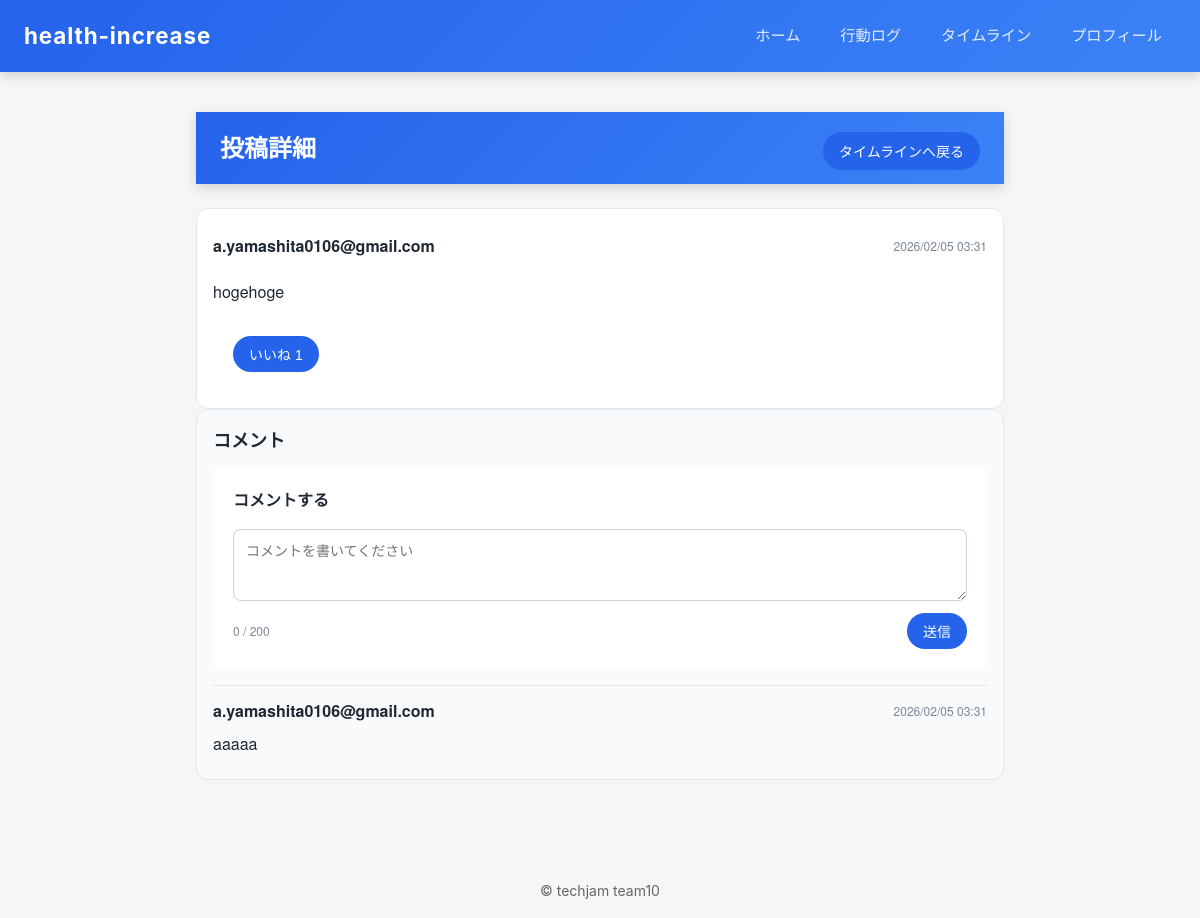
Screenshot of /timeline/1/ with the database file from the repository.
### healthapp/models.py (models this page shows, shortened)
class Post(models.Model):
    id = models.BigAutoField(primary_key=True)
    user = models.ForeignKey(
        settings.AUTH_USER_MODEL,
        on_delete=models.CASCADE,
        related_name="posts"
    )
    created_at = models.DateTimeField(auto_now_add=True)
    content = models.TextField()
    favorite = models.IntegerField(
        default=0,
        validators=[MinValueValidator(0)]
    )
    class Meta:
        ordering = ["-created_at"]

class Comment(models.Model):
    id = models.BigAutoField(primary_key=True)
    post = models.ForeignKey(
        Post,
        on_delete=models.CASCADE,
        related_name="comments"
    )
    user = models.ForeignKey(
        User,
        on_delete=models.CASCADE,
        related_name="comments"
    )
    created_at = models.DateTimeField(
        auto_now_add=True
    )
    content = models.TextField()

### accounts/models.py (models this page shows, shortened)
class User(AbstractUser):
    id = models.BigAutoField(primary_key=True)
    mail = models.EmailField(
        max_length=255,
        unique=True
    )
    password = models.CharField(
        max_length=255
    )

### healthapp/views.py (the view, shortened to what this page needs)
# urls.py: path('timeline/<int:post_id>/', views.timeline_detail, name='timeline_detail'),
def timeline_detail(request, post_id):
    from django.shortcuts import redirect
    from accounts.models import User
    from healthapp.models import Comment, Post
    from healthapp.services.timeline import increment_favorite
    notice = ""
    user = User.objects.first()
    post = Post.objects.select_related("user").filter(pk=post_id).first()
    liked_post_ids = set(request.session.get("liked_post_ids", []))
    comments = (
        Comment.objects.select_related("user").filter(post=post).order_by("created_at")
        if post
        else []
    )
    return render(
        request,
        "healthapp/timeline_detail.html",
        {
            "post": post,
            "comments": comments,
            "notice": notice,
            "has_user": bool(user),
            "liked_post_ids": list(liked_post_ids),
        },
    )

### healthapp/templates/healthapp/timeline_detail.html (shortened to what this page needs)
{% extends 'base.html' %}
{% load static %}
{% block content %}
<link rel="stylesheet" href="{% static 'healthapp/css/style.css' %}">
<link rel="stylesheet" href="{% static 'healthapp/css/timeline.css' %}">
<section class="timeline timeline--detail">
    <header class="timeline__header">
        <h2 class="timeline__title">投稿詳細</h2>
        <a class="timeline__link" href="{% url 'healthapp:timeline' %}">タイムラインへ戻る</a>
    </header>
    {% if post %}
        <article class="timeline__card timeline__card--detail">
            <div class="timeline__card-header">
                <p class="timeline__author">{{ post.user.mail }}</p>
                <time class="timeline__date">{{ post.created_at|date:"Y/m/d H:i" }}</time>
            </div>
            <p class="timeline__content">{{ post.content }}</p>
            <form method="post" class="timeline__action">
                <button
                    type="submit"
                    class="timeline__button timeline__button--ghost"
                >
                    {% if post.id in liked_post_ids %}
                        いいね済み {{ post.favorite }}
                    {% else %}
                        いいね {{ post.favorite }}
                    {% endif %}
                </button>
            </form>
        </article>
        <div class="timeline__comments">
            <h3 class="timeline__section-title">コメント</h3>
            <form class="timeline__form" method="post">
                <label class="timeline__label" for="comment-content">コメントする</label>
                <textarea id="comment-content" name="content" rows="3" maxlength="200" class="timeline__textarea" placeholder="コメントを書いてください"></textarea>
                <div class="timeline__form-footer">
                    <span class="timeline__counter" data-counter="comment-content">0 / 200</span>
                    <button type="submit" class="timeline__button" {% if not has_user %}disabled{% endif %}>送信</button>
                </div>
            </form>
            {% if comments %}
                <ul class="timeline__comment-list">
                    {% for comment in comments %}
                        <li class="timeline__comment">
                            <div class="timeline__comment-header">
                                <span class="timeline__author">{{ comment.user.mail }}</span>
                                <time class="timeline__date">{{ comment.created_at|date:"Y/m/d H:i" }}</time>
                            </div>
                            <p class="timeline__comment-content">{{ comment.content }}</p>
                        </li>
                    {% endfor %}
                </ul>
            {% else %}
                <p class="timeline__empty">まだコメントがありません。</p>
            {% endif %}
        </div>
    {% else %}
        <p class="timeline__empty">投稿が見つかりませんでした。</p>
    {% endif %}
</section>
{% endblock %}

### healthapp/static/healthapp/css/style.css (style rules this page uses)
* { box-sizing: border-box; }
body { margin: 0; font-family: -apple-system, BlinkMacSystemFont, "Hiragino Kaku Gothic ProN", "Noto Sans JP", sans-serif; background: #f4f6f8; color: #333; line-height: 1.6; }
header, main, footer { padding: 16px 24px; }
h1, h2, h3 { margin: 0 0 12px; }
a { color: #2563eb; text-decoration: none; }
section { margin-bottom: 32px; }
form { background: #fff; padding: 20px; border-radius: 8px; }
label { font-weight: 600; display: block; margin-bottom: 4px; }
input, select, textarea { width: 100%; padding: 8px 10px; border: 1px solid #ccc; border-radius: 6px; font-size: 14px; }
button { padding: 8px 14px; border: none; border-radius: 6px; background: #2563eb; color: #fff; cursor: pointer; }
p { margin: 8px 0; }
ul { padding-left: 20px; }
li { margin-bottom: 6px; }

### healthapp/static/healthapp/css/base.css (style rules this page uses)
header { position: sticky; top: 0; z-index: 100; display: flex; align-items: center; justify-content: space-between; gap: 24px; height: 72px; background: linear-gradient(135deg, #2563eb, #3b82f6); color: #fff; padding: 16px 24px; box-shadow: 0 4px 12px rgba(0, 0, 0, 0.15); }

### healthapp/static/healthapp/css/timeline.css (style rules this page uses)
.timeline { max-width: 840px; margin: 0 auto; padding: 24px 16px 48px; font-family: "Helvetica Neue", Arial, sans-serif; color: #1f2933; }
.timeline__header { display: flex; z-index: 5; align-items: baseline; justify-content: space-between; position: relative; gap: 16px; margin-bottom: 24px; flex-wrap: wrap; }
.timeline__title { margin: 0; font-size: 24px; }
.timeline__section-title { margin: 0 0 12px; font-size: 18px; }
.timeline__composer, .timeline__list, .timeline__comments { background: #f8fafc; border: 1px solid #e3e8ee; border-radius: 12px; padding: 16px; margin-bottom: 20px; }
.timeline__form { display: grid; gap: 12px; }
.timeline__label { font-weight: 600; }
.timeline__textarea { width: 100%; border: 1px solid #cbd2d9; border-radius: 8px; padding: 10px 12px; resize: vertical; min-height: 72px; font-size: 14px; }
.timeline__form-footer { display: flex; align-items: center; justify-content: space-between; gap: 12px; }
.timeline__counter { font-size: 12px; color: #7b8794; }
.timeline__button { background: #2563eb; color: #ffffff; border: none; padding: 8px 16px; border-radius: 999px; cursor: pointer; font-size: 14px; }
.timeline__card { background: #ffffff; border: 1px solid #e3e8ee; border-radius: 12px; padding: 16px; display: grid; gap: 12px; }
.timeline__card-header { display: flex; align-items: center; justify-content: space-between; gap: 8px; flex-wrap: wrap; }
.timeline__author { font-weight: 600; }
.timeline__date { font-size: 12px; color: #7b8794; }
.timeline__content { margin: 0; white-space: pre-wrap; }
.timeline__action { margin: 0; }
.timeline__link { background: #2563eb; color: #ffffff; border: none; padding: 8px 16px; border-radius: 999px; cursor: pointer; font-size: 14px; }
.timeline__comment-list { list-style: none; padding: 0; margin: 16px 0 0; display: grid; gap: 12px; }
.timeline__comment { border-top: 1px solid #e3e8ee; padding-top: 12px; }
.timeline__comment-header { display: flex; align-items: center; justify-content: space-between; gap: 8px; }
.timeline__comment-content { margin: 8px 0 0; white-space: pre-wrap; }

### rows the page displays
Post: user.mail "a.yamashita0106@gmail.com", created_at "2026/02/05 03:31", content "hogehoge", favorite "1"
Comment: user.mail "a.yamashita0106@gmail.com", created_at "2026/02/05 03:31", content "aaaaa"
